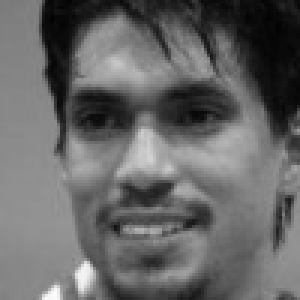
#> input picture data/Silvio_Fernandez/Silvio_Fernandez_0002.jpg, 100 x 100 px (shown 3 times larger)
$ python face_verify.py
#> lines starting #> are read from the running program, lines starting #| are printed output that depends on the picture; after the words box and inside, x2 and y2 are one past the last pixel; in counts of white or black regions, pixels touching at a corner belong together
import os
from sklearn.preprocessing import LabelEncoder
import cv2
import joblib
import numpy as np
from skimage.feature import hog, local_binary_pattern

model = joblib.load('face_verify_model.pkl')
#> (reads face_verify_model.pkl from the repository)
threshold = 0.5
face_cascade = cv2.CascadeClassifier(cv2.data.haarcascades + 'haarcascade_frontalface_default.xml')


def extract_hog_features(images, pixels_per_cell=(8, 8), cells_per_block=(2, 2), orientations=9, block_norm='L2-Hys'):
    hog_features = []
    for img in images:
        features = hog(img, pixels_per_cell=pixels_per_cell, cells_per_block=cells_per_block,
                       orientations=orientations, block_norm=block_norm, visualize=False)
        hog_features.append(features)
    return np.array(hog_features)


def extract_lbp_features(images, P=8, R=1):
    lbp_features = []
    for img in images:
        # Convert image to grayscale if not already
        # if len(img.shape) == 3:
        #     img = rgb2gray(img)
        #
        # Extract LBP features
        lbp = local_binary_pattern(img, P, R, method='uniform')
        hist, _ = np.histogram(lbp, bins=np.arange(0, P + 3), range=(0, P + 2))
        hist = hist.astype("float")
        hist /= hist.sum()  # Normalize the histogram
        lbp_features.append(hist)
    return np.array(lbp_features)


def load_name(folder):
#> called with folder = './data'
    labels = []
    for person_name in os.listdir(folder):
        person_folder = os.path.join(folder, person_name)
        if os.path.isdir(person_folder):
            for filename in os.listdir(person_folder):
                img_path = os.path.join(person_folder, filename)
                img = cv2.imread(img_path, cv2.IMREAD_GRAYSCALE)
#> img is the input picture: shape (100, 100); min 2, max 251, mean 102
                if img is not None:
                    labels.append(person_name)
    return np.array(labels)


labels = load_name('./data')
label_encoder = LabelEncoder()
labels_num = label_encoder.fit_transform(labels)

cap = cv2.VideoCapture(0)


def detect_and_predict():
    verify_status = False
    name = input("Enter your name: ")
#> the answer given: lfw/Aaron_Peirsol/Aaron_Peirsol_0001.jpg
    predicts_true = np.array([0])
    while True:
        ret, frame = cap.read()
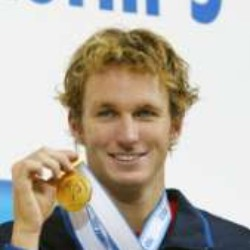
#> input picture lfw/Aaron_Peirsol/Aaron_Peirsol_0001.jpg, 250 x 250 px, given in place of the camera
#> frame is the input picture: shape (250, 250, 3); mean B, G, R 165.9, 177.4, 184.9

        gray = cv2.cvtColor(frame, cv2.COLOR_BGR2GRAY)
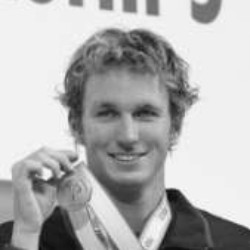
#> gray: shape (250, 250); min 10, max 254, mean 178.4

        faces = face_cascade.detectMultiScale(gray, scaleFactor=1.1, minNeighbors=5, minSize=(30, 30))
#> faces = [[69, 68, 114, 114]]

        if verify_status:
            cv2.putText(frame, 'Verification Completed', (10, 30), cv2.FONT_HERSHEY_SIMPLEX, 1, (0, 255, 0), 2)
        else:
            for (x, y, w, h) in faces:
                face_roi = gray[y:y + h, x:x + w]
                resized_face = cv2.resize(face_roi, (100, 100))
                hog_features = extract_lbp_features([resized_face])
                prediction = model.predict(hog_features)
                prob = model.predict_proba(hog_features)

                cv2.rectangle(frame, (x, y), (x + w, y + h), (255, 0, 0), 2)
                pre_name = label_encoder.inverse_transform(prediction)[0]
                print(pre_name, np.max(prob))
                cv2.putText(frame, str(np.sum(predicts_true == 1) / predicts_true.size), (10, 30),
                            cv2.FONT_HERSHEY_SIMPLEX,
                            1, (255, 0, 0), 2)
                if pre_name == name and not verify_status:
                    predicts_true = np.append(predicts_true, 1)

                    if np.sum(predicts_true == 1) / predicts_true.size > 0.6 and predicts_true.size > 30:
                        verify_status = True
                else:
                    predicts_true = np.append(predicts_true, 0)
#> this loop made 1 pass
#> (x, y, w, h, prediction) on pass 1: (69, 68, 114, 114, [54])
#> pass 1, in detect_and_predict, `face_roi = gray[y:y + h, x:x + w]`:
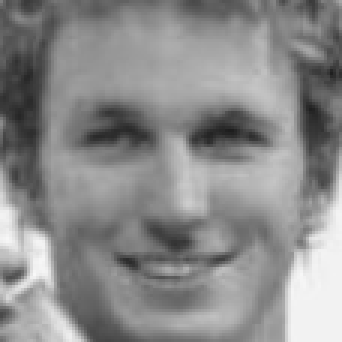
#> face_roi: shape (114, 114) (shown 3 times larger); min 29, max 248, mean 138.8
#> after the loop:
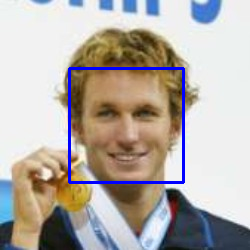
#> frame: shape (250, 250, 3); 2.18% of pixels changed, all inside (x1, y1, x2, y2) = (68, 67, 185, 184)
#> after the loop, predicts_true = [0]; verify_status = False
        cv2.imshow('Face Detection and Prediction', frame)

        key = cv2.waitKey(1)
        if key & 0xFF == ord('q'):
            print("Stop.")
            break

        if key & 0xFF == ord('r'):
            print("Reload verify result.")
            predicts_true = np.array([0])
            verify_status = False

    cap.release()
    cv2.destroyAllWindows()


#> (the run stopped early here; a loop or call above may not have finished)
